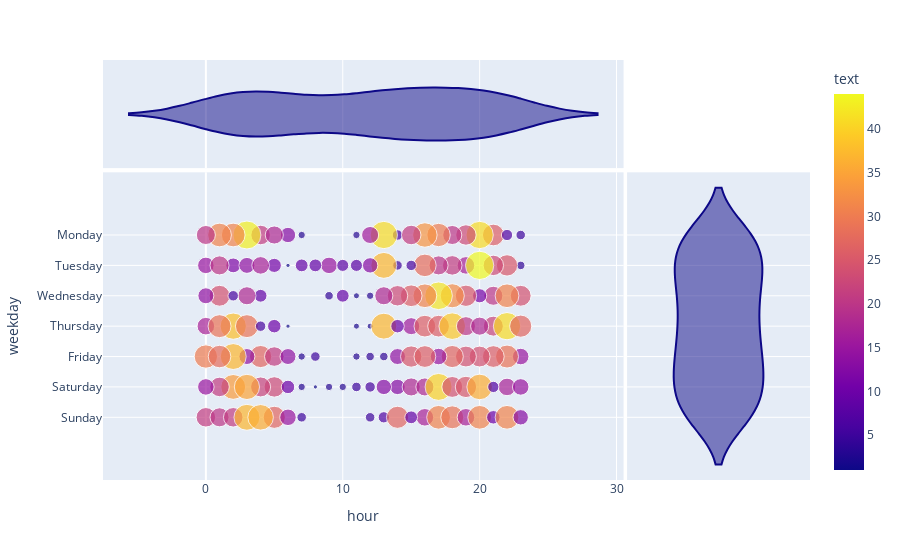

The notebook cell this image was saved under:
### Code cell
df_2 = df.groupby(['weekday','hour']).count().reset_index()

def order_weekday(weekday):
    if weekday == 'Monday':
        return(7)
    elif weekday == 'Tuesday':
        return(6)
    elif weekday == 'Wednesday':
        return(5)
    elif weekday == 'Thursday':
        return(4)
    elif weekday == 'Friday':
        return(3)
    elif weekday == 'Saturday':
        return(2)
    elif weekday == 'Sunday':
        return(1)
df_2['sort_weekday'] = df_2['weekday'].apply(order_weekday)

df_2 = df_2.sort_values(by = 'sort_weekday')
fig = px.scatter(
            df_2,
            y = 'weekday', 
            x = 'hour', 
            color = 'text', 
            size = 'text',
            marginal_x = 'violin',
            marginal_y = 'violin')
fig.show()

### Figure 1 — Plotly figure (JSON) as saved in the notebook; plotly's stock layout.template omitted (floating-point values rounded to 4 significant figures; data arrays with more than 128 entries replaced by an {"elided": "..."} marker saying what was removed)
{"data": [{"hovertemplate": "hour=%{x}<br>weekday=%{y}<br>text=%{marker.color}<extra></extra>", "legendgroup": "", "marker": {"color": {"elided": "151 int values"}, "coloraxis": "coloraxis", "size": {"elided": "151 int values"}, "sizemode": "area", "sizeref": 0.11, "symbol": "circle"}, "mode": "markers", "name": "", "orientation": "h", "showlegend": false, "type": "scatter", "x": {"elided": "151 int values"}, "xaxis": "x", "y": {"elided": "151 str values"}, "yaxis": "y"}, {"alignmentgroup": "True", "hovertemplate": "hour=%{x}<extra></extra>", "legendgroup": "", "marker": {"color": "#0d0887", "symbol": "circle"}, "name": "", "offsetgroup": "", "scalegroup": "x", "showlegend": false, "type": "violin", "x": {"elided": "151 int values"}, "xaxis": "x3", "yaxis": "y3"}, {"alignmentgroup": "True", "hovertemplate": "weekday=%{y}<extra></extra>", "legendgroup": "", "marker": {"color": "#0d0887", "symbol": "circle"}, "name": "", "offsetgroup": "", "scalegroup": "y", "showlegend": false, "type": "violin", "xaxis": "x2", "y": {"elided": "151 str values"}, "yaxis": "y2"}], "layout": {"coloraxis": {"colorbar": {"title": {"text": "text"}}, "colorscale": [[0, "#0d0887"], [0.1111, "#46039f"], [0.2222, "#7201a8"], [0.3333, "#9c179e"], [0.4444, "#bd3786"], [0.5556, "#d8576b"], [0.6667, "#ed7953"], [0.7778, "#fb9f3a"], [0.8889, "#fdca26"], [1, "#f0f921"]]}, "legend": {"itemsizing": "constant", "tracegroupgap": 0}, "margin": {"t": 60}, "xaxis": {"anchor": "y", "domain": [0, 0.7363], "title": {"text": "hour"}}, "xaxis2": {"anchor": "y2", "domain": [0.7413, 1], "matches": "x2", "showgrid": false, "showline": false, "showticklabels": false, "ticks": ""}, "xaxis3": {"anchor": "y3", "domain": [0, 0.7363], "matches": "x", "showgrid": true, "showticklabels": false}, "xaxis4": {"anchor": "y4", "domain": [0.7413, 1], "matches": "x2", "showgrid": false, "showline": false, "showticklabels": false, "ticks": ""}, "yaxis": {"anchor": "x", "domain": [0, 0.7326], "title": {"text": "weekday"}}, "yaxis2": {"anchor": "x2", "domain": [0, 0.7326], "matches": "y", "showgrid": true, "showticklabels": false}, "yaxis3": {"anchor": "x3", "domain": [0.7426, 1], "matches": "y3", "showgrid": false, "showline": false, "showticklabels": false, "ticks": ""}, "yaxis4": {"anchor": "x4", "domain": [0.7426, 1], "matches": "y3", "showgrid": true, "showline": false, "showticklabels": false, "ticks": ""}}}
